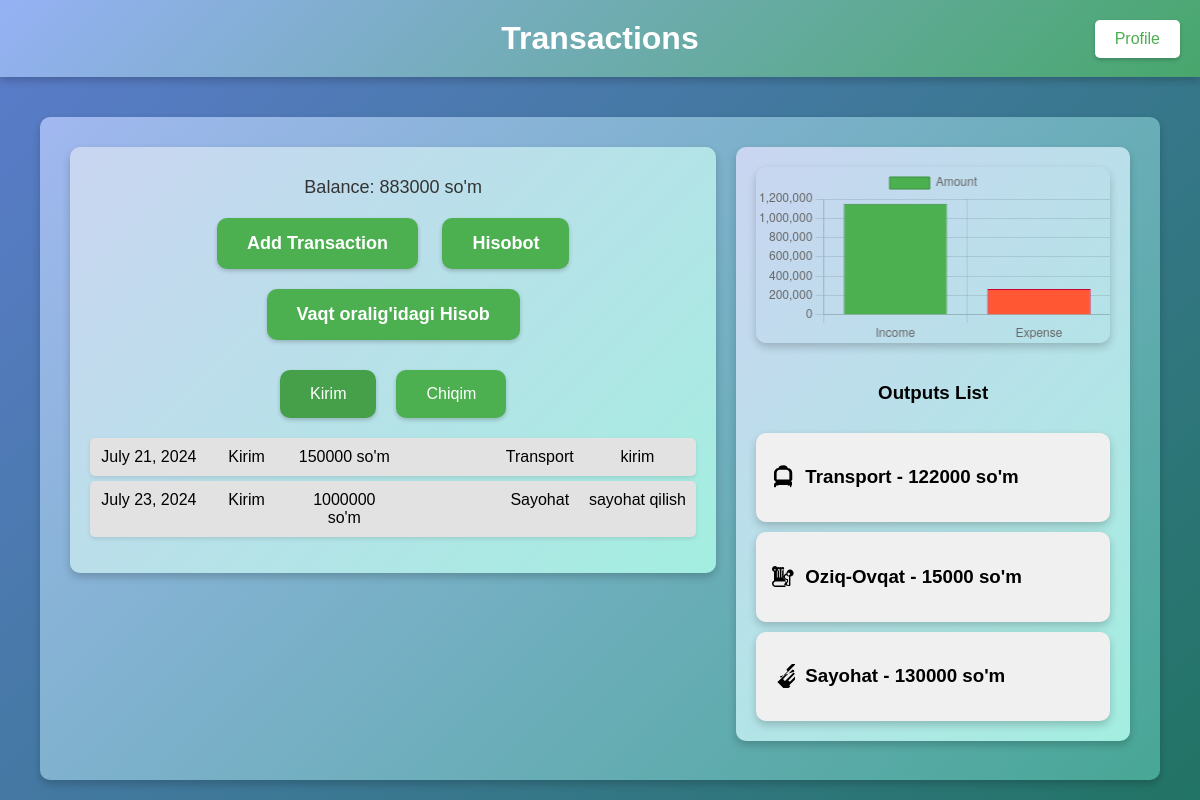
The app's page /app/index/ (signed in) with its own data.
### KirimChiqim/models.py (models this page shows, shortened)
class Transaction(models.Model):
    TRANSACTION_TYPES = (
        ('IN', 'Kirim'),
        ('OUT', 'Chiqim'),
    )
    user = models.ForeignKey(User, on_delete=models.CASCADE)
    date = models.DateField()
    type = models.CharField(max_length=3, choices=TRANSACTION_TYPES)
    amount = models.DecimalField(max_digits=10,decimal_places=0)
    account = models.ForeignKey(HisobType,on_delete=models.CASCADE)
    category = models.ForeignKey(Categories, on_delete=models.CASCADE)
    description = models.TextField(blank=True)
    class Meta:
        db_table = 'Input_Output'

class Categories(models.Model):
    name = models.CharField(max_length=64)
    def __str__(self):
        return self.name
    class Meta:
        db_table = 'Categories'

### KirimChiqim/views.py (the view)
# urls.py: path('index/', views.index, name='index'),
@login_required
def index(request):
    user = request.user
    transactions = Transaction.objects.filter(user=user)
    total_income = transactions.filter(type='IN').aggregate(Sum('amount'))['amount__sum'] or 0
    total_expense = transactions.filter(type='OUT').aggregate(Sum('amount'))['amount__sum'] or 0
    balance = total_income - total_expense
    category_expenses = (
        Transaction.objects
        .filter(user=user, type='OUT')
        .values('category__name')
        .annotate(total_amount=Sum('amount'))
        .order_by('category')
    )
    context = {
        'transactions': transactions,
        'total_income': total_income,
        'total_expense': total_expense,
        'balance': balance,
        'category_expenses': category_expenses,
    }
    return render(request, 'index.html', context)

### templates/index.html (shortened to what this page needs)
<!DOCTYPE html>
<html>
<head>
</head>
<body>
    <div class="header">
        <h1>Transactions</h1>
        <a href="{% url 'profile' %}" class="profile-link">Profile</a>
    </div>
    <div class="main-container">
        <div class="info-container">
            <div class="centered-content">
                <p>Balance: {{ balance }} so'm</p>
                <a href="{% url 'add_transaction' %}" class="button">Add Transaction</a>
                <a href="{% url 'reports' %}" class="button">Hisobot</a>
                <a href="{% url 'transactions_by_date_range' %}" class="button">Vaqt oralig'idagi Hisob</a>
            </div>
            <div class="tab-container">
                <div class="tab active" onclick="showTab('income')">Kirim</div>
                <div class="tab" onclick="showTab('expense')">Chiqim</div>
            </div>
            <div id="income" class="tab-content active">
                <ul>
                    {% for transaction in transactions %}
                        {% if transaction.type == 'IN' %}
                            <li class="transaction-detail">
                                <div>{{ transaction.date }}</div>
                                <div>Kirim</div>
                                <div>{{ transaction.amount }} so'm</div>
                                <div>{{ transaction.hisob }}</div>
                                <div>{{ transaction.category }}</div>
                                <div>{{ transaction.description }}</div>
                            </li>
                        {% endif %}
                    {% endfor %}
                </ul>
            </div>
        </div>
        <div class="chart-container">
            <canvas id="incomeExpenseChart" class="chart"></canvas>
            <div class="category-expense-container">
                <h3 style="text-align:center">Outputs List</h3>
                {% for i in category_expenses %}
                    <div class="category-expense">
                        <h3>{{ i.category__name }}  -  {{ i.total_amount }} so'm</h3>
                    </div>
                {% endfor %}
            </div>
        </div>
    </div>
    <script>
        document.addEventListener("DOMContentLoaded", function() {
            var ctx = document.getElementById('incomeExpenseChart').getContext('2d');
            var chart = new Chart(ctx, {
                type: 'bar',
                data: {
                    labels: ['Income', 'Expense'],
                    datasets: [{
                        label: 'Amount',
                        data: [{{ total_income }}, {{ total_expense }}],
                        backgroundColor: ['#4CAF50', '#FF5733'],
                        borderColor: ['#388E3C', '#C70039'],
                        borderWidth: 1
                    }]
                },
                options: {
                    responsive: true,
                    scales: {
                        y: {
                            beginAtZero: true
                        }
                    }
                }
            });
        });
        function showTab(tabId) {
            var tabs = document.getElementsByClassName('tab-content');
            var tabButtons = document.getElementsByClassName('tab');
            for (var i = 0; i < tabs.length; i++) {
                tabs[i].classList.remove('active');
                tabButtons[i].classList.remove('active');
            }
            document.getElementById(tabId).classList.add('active');
            event.currentTarget.classList.add('active');
        }
    </script>
</body>
</html>

### templates/index.html (style rules this page uses)
body { font-family: Arial, sans-serif; margin: 0; padding: 0; background: linear-gradient(135deg, #5c7ccd, #227465); display: flex; flex-direction: column; min-height: 100vh; }
.header { position: relative; margin-bottom: 20px; box-shadow: 0 4px 8px rgba(0, 0, 0, 0.2); }
.header h1 { background: linear-gradient(135deg, #95b1f4, #48a76c); color: white; padding: 20px; text-align: center; margin: 0; animation: fadeIn 1s ease-out; }
.profile-link { position: absolute; top: 20px; right: 20px; background-color: white; color: #4CAF50; padding: 10px 20px; text-decoration: none; border-radius: 5px; font-size: 16px; transition: background-color 0.3s ease; box-shadow: 0 2px 4px rgba(0, 0, 0, 0.2); }
.main-container { display: flex; justify-content: center; align-items: flex-start; width: 90%; margin: 20px auto; padding: 20px; background: linear-gradient(135deg, #a1b8f0, #48a796); box-shadow: 0 4px 8px rgba(0, 0, 0, 0.2); border-radius: 10px; animation: slideIn 1s ease-out; flex: 1; }
.info-container, .chart-container { margin: 10px; padding: 20px; border-radius: 10px; box-shadow: 0 4px 8px rgba(0, 0, 0, 0.2); }
.info-container { width: 60%; background: linear-gradient(135deg, #cad5f1, #a3eee0); }
.chart-container { width: 35%; background: linear-gradient(135deg, #cad5f1, #a3eee0); }
p { font-size: 18px; color: #333; text-align: center; margin: 10px 0; transition: color 0.3s ease; }
.button { display: inline-block; margin: 10px; padding: 15px 30px; background-color: #4CAF50; color: white; text-decoration: none; border-radius: 10px; font-size: 18px; font-weight: bold; transition: background-color 0.3s ease, transform 0.3s ease; box-shadow: 0 2px 4px rgba(0, 0, 0, 0.2); }
ul { list-style: none; padding: 0; }
li { background-color: #e2e2e2; margin: 5px 0; padding: 10px; border-radius: 5px; transition: background-color 0.3s ease, transform 0.3s ease; box-shadow: 0 2px 4px rgba(0, 0, 0, 0.1); }
.transaction-detail { display: flex; justify-content: space-between; }
.transaction-detail div { flex: 1; text-align: center; }
.chart { width: 100%; height: 400px; border-radius: 10px; box-shadow: 0 4px 8px rgba(0, 0, 0, 0.2); }
.tab-container { display: flex; justify-content: center; margin: 20px 0; }
.tab { padding: 15px 30px; margin: 0 10px; background-color: #4CAF50; color: white; cursor: pointer; border-radius: 10px; transition: background-color 0.3s ease, transform 0.3s ease; box-shadow: 0 2px 4px rgba(0, 0, 0, 0.2); }
.tab.active { background-color: #45a049; }
.tab-content { display: none; }
.tab-content.active { display: block; animation: slideIn 1s ease-out; }
.centered-content { text-align: center; }
.category-expense-container { display: flex; flex-direction: column; gap: 10px; margin-top: 20px; }
.category-expense { background-color: #f0f0f0; padding: 15px; border-radius: 10px; box-shadow: 0 4px 8px rgba(0, 0, 0, 0.2); transition: background-color 0.3s ease, transform 0.3s ease; animation: fadeIn 1s ease-out, slideIn 1s ease-out; display: flex; align-items: center; }
.category-expense svg { margin-right: 10px; }

### records on screen
Categories: category__name "Transport", total_amount "122000"
Categories: category__name "Oziq-Ovqat", total_amount "15000"
Transaction: category__name "Sayohat", total_amount "130000"

### other values on screen
{{ balance }} "883000"
chart data {{ total_income }} 1150000
chart data {{ total_expense }} 267000
